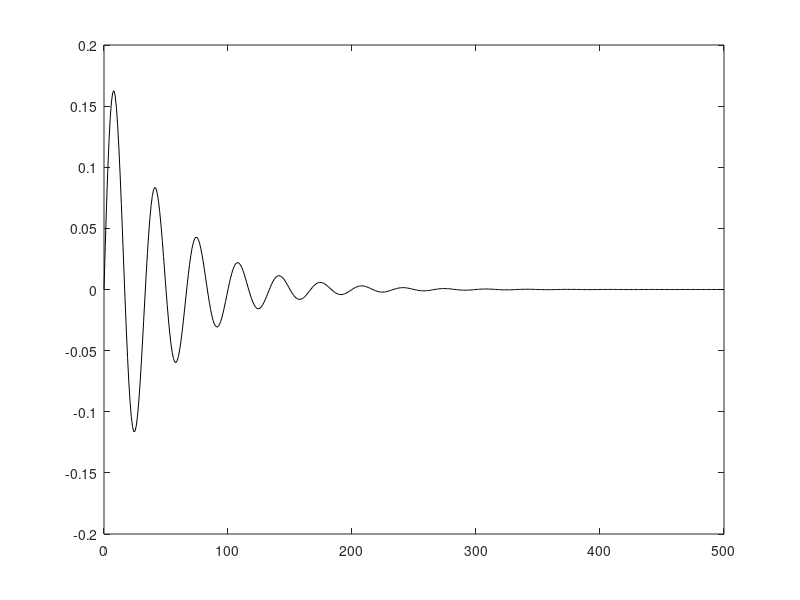
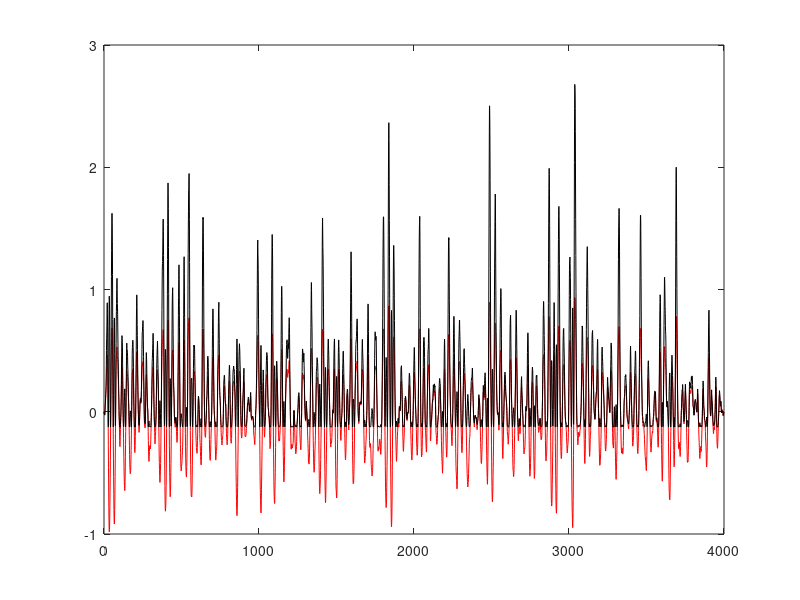

Source code (MATLAB) for these figures, in order: (Note: this script raises an error after producing the figures.)
function [h0, h1, h2] = wiener(a, b)
%
%      [h0, h1, h2] = wiener(a, b);
%
%       simulates a simple static non-linearity: au+bu^2 that follows a linear filter
%        Note that when b=0 the model is linear
%
%       the linear filter is: g(t) = a * exp(-t/T1) * sin(2*pi*f0*t) with T1=50 ms and f0 = 0.03 Hz/ms
%
%       E.g., try  [h0,h1,h2] = wiener(0,3); (no linearity)
%                  [h0,h1,h2] = wiener(1,0); (no nonlinearity)
%                  [h0,h1,h2] = wiener(1,3);
%
%      A couple of instances will require some tweaking with the time base
%      (to prevent too much contribution from random noise) 
%      and amplitude (to prevent spilling over of information to the next functional)
%
%      This is part of the exercise!
%
close all
if nargin<2 
    b=2;
end
if nargin<1
   a= 1;
end
  
gwnt = 0.5 * randn(1,4000);    % gaussian noise with power (close to) 0.5
tf = [0:1:500];          % time for the filter  unit: ms
time=[0:1:3999];         % time for the signal  unit: ms

T1=50; T2=8;              % time constants in ms
ht = exp(-tf/T1) .* sin(2 * pi * 0.03 * tf);   % impulse response of the linear system
s=sum((ht)); %similarly to h1 this is not yet normalised by this s
ht = ht/s;      % normalise the impulse response to make its integral = 1

P = std(gwnt)          % the power of the noise

figure(3)
plot(tf, ht, 'k-');
hold on

ut = conv(gwnt, ht);    % determine u(t): the output of the linear process
ut = ut(1:length(gwnt)); % only the first gwnt samples

figure(4)
plot(time, ut, 'r-');
hold on
yt = a*ut + b*ut.^2;    % the static non-linearity

plot(time, yt, 'k-');


%
%    now determine the zero-order Wiener functional
%
h0=mean(yt);
G0 = h0;       % the zero-order Wiener prediction
y0 = yt - G0;      % the Lee-Schetzen method: subtract h0 from the response

%  first order estimate: crosscorrelate
%
fi1 = phi_yx2(y0, gwnt, length(tf)-1);   %first-order kernel
h1=fi1/P;       % only positive tau! 
h1(200:end)=0; %listened to the hint, this reduced the noise a lot indeed
%although I think a closer approximation is obtained for 200:end being 0,
%as there is some information between 150 and 200 (in the shape of a peak)
s=sum((h1)); %get a sum over h1 of one if we take away the absolute value, but get worse results
h1 = h1/s; % normalise the integral to one (this is a "tweaking point.." )
dt=1;
disp(sum(h1)*dt);

m1=max(h1);
m2=max(ht);
m3=m1/m2;     
 
 %    there may be a scaling issue. You then need to compensate for this, e.g. by aligning
 %    the peaks... 
 %
 %    you may also want to truncate the h1 filter to zero after a certain
 %    time (in this case, e.g. after 150 ms), to get rid of the extra
 %    noise.
 %    You could play with this in your own simulations. Report about this!
 %    
 %    The peaks in figure 4 do seem to be alligned after
 %    truncating the h1 filter at 150 ms, the G1 is roughly equal to the ut
 %    signal, which is the output of the linear process (so that seems
 %    correct)

figure(3)
plot(tf, h1/m3, 'r-');      % the predicted (scaled) filter is close to the real filter
legend('g(tau)','h_1(tau)');
title('Predicted first-order kernel (h1) and the model linear filter (g)');

G1 = conv(gwnt, h1);      % 1e order Wiener prediction with the scaled kernel 
G1 = G1(1:length(gwnt));
figure(4)
plot(G1); %/8.5) %when ht is not normalised then we need to divide h1 by ~8.5 for them to have the same order
legend('u(t)','y(t)','G1');

y1 = yt - G0 - G1;    % residue, corrected for G0 and G1

%
%    second order kernel: 3rd-order cross-correlation
%
fi2=phi_yxx2(y1, gwnt, length(tf)-1);              
h2=fi2/(2*P^2);         % the 2nd order Wiener kernel: only positive tau1, tau2 
%h2(1:200,1:200)=0;
s = sum(sum((h2)));  % total integral of the kernel
h2 = h2/s;              % normalize the kernel to one   
disp(sum(sum(h2))*dt);
%%%%%%%%%%%%%%%%%%%
%  Note: also this scaling may have to be tweaked a little bit to optimize
%  your predictions! Play with this.
%%%%%%%%%%%%%%%%%%
G2 = convh2xx(h2,gwnt,P);      % 1e order Wiener prediction with the scaled kernel 
figure(10)
plot(G2);
hold on
plot(yt);
hold on
plot(G0+G1+G2);
legend('G2','y(t)','total')

disp(corrcoef((G0+G1+G2),yt));
disp(corrcoef((G2),yt));
disp(corrcoef((G1),yt));
figure(2)
imagesc(h2(1:100,1:100));    % Look parallel to the main diagonal!
axis xy
colorbar;
title('Second-order kernel')

figure(5)
Diagh2 = zeros(1,length(tf));
for n=1:length(tf)
    Diagh2(n) = h2(n,n);
end
 mx = max(Diagh2(1:150));
mx2 = max(h1(1:150));
plot(Diagh2(1:150)*mx2/mx,'r-','linewidth',2);
hold on
plot(h1(1:150), 'k-');
title('Diagonal of h2 and h1');

%
%  now you can also calculate G2 with convh2xx() using h2 and the input noise.
%
%  From here on you can use the two functionals to predict the system's
%  output. Try to tweak it such that you seem to get a decent result..
%  you may have to scale some factors for G0, G1 and G2. This is because
%  the noise is not 'perfect'
%
%  Write about this initial stage of your simulations in your report!
%
